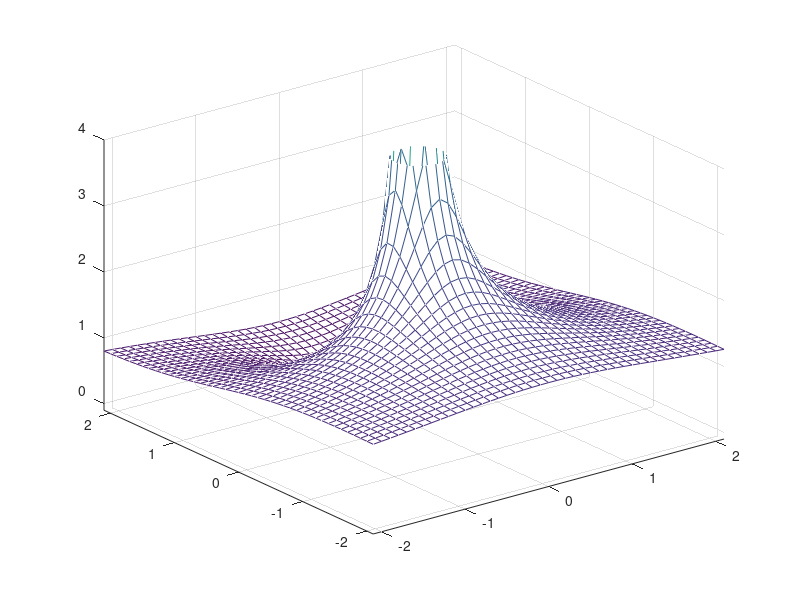

The MATLAB source for this figure:
close all
clear all

step = 0.1 ; 
reali = [-2.1 : step : 2.1] ; 
immag = [-2.1 : step : 2.1];
Z = zeros(length(immag), length(reali));
for (x=1:length(reali))
	for (y=1:length(immag))
		Z (x, y) = reali(x) + i*immag(y) ;  #creiamo la x, y, campionati
	end
end
a1 = 1;
H=1-a1*(1./Z);
mesh (reali, immag, abs(H));
axis([reali(1) reali(length(reali)) immag(1) immag(length(immag)) -0.1 4])